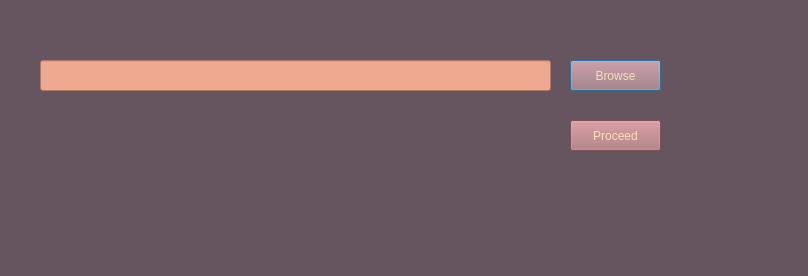
<?xml version="1.0" encoding="UTF-8"?>
<ui version="4.0">
 <class>Dialog</class>
 <widget class="QDialog" name="Dialog">
  <property name="geometry">
   <rect>
    <x>0</x>
    <y>0</y>
    <width>808</width>
    <height>276</height>
   </rect>
  </property>
  <property name="windowTitle">
   <string>Dialog</string>
  </property>
  <property name="styleSheet">
   <string notr="true">background-color:		#66545e;</string>
  </property>
  <widget class="QLineEdit" name="Path">
   <property name="geometry">
    <rect>
     <x>40</x>
     <y>60</y>
     <width>511</width>
     <height>31</height>
    </rect>
   </property>
   <property name="styleSheet">
    <string notr="true">background-color: 	#eea990;
font: 10pt &quot;Times New Roman&quot;;
color: 			#36393e ;</string>
   </property>
   <property name="readOnly">
    <bool>true</bool>
   </property>
  </widget>
  <widget class="QPushButton" name="Browse">
   <property name="geometry">
    <rect>
     <x>570</x>
     <y>60</y>
     <width>91</width>
     <height>31</height>
    </rect>
   </property>
   <property name="styleSheet">
    <string notr="true">font: 12pt &quot;Times New Roman&quot;;
color: 	#f6e0b5 ;
background-color: 	#aa6f73 ;</string>
   </property>
   <property name="text">
    <string>Browse</string>
   </property>
  </widget>
  <widget class="QPushButton" name="Ok">
   <property name="geometry">
    <rect>
     <x>570</x>
     <y>120</y>
     <width>91</width>
     <height>31</height>
    </rect>
   </property>
   <property name="styleSheet">
    <string notr="true">font: 12pt &quot;Times New Roman&quot;;
background-color: 	#aa6f73 ;
color: 	#f6e0b5 ;</string>
   </property>
   <property name="text">
    <string>Proceed</string>
   </property>
  </widget>
  <widget class="QLabel" name="Notice">
   <property name="geometry">
    <rect>
     <x>390</x>
     <y>130</y>
     <width>171</width>
     <height>21</height>
    </rect>
   </property>
   <property name="text">
    <string/>
   </property>
  </widget>
 </widget>
 <resources/>
 <connections/>
</ui>
